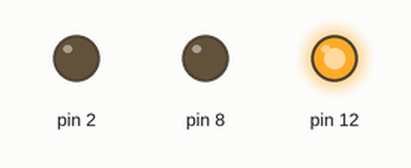
Recording of a sketch running on a simulated Arduino Uno, built with avr-gcc and run on an emulated ATmega328P. Parts: output pins drawn as LEDs (lit = HIGH).

Above: at 0.5 s.
At 2.2 s:
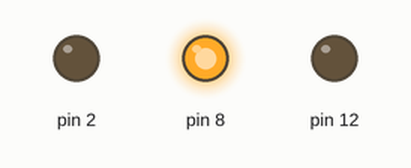
At 4.9 s:
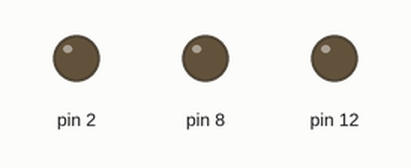
At 6.5 s:
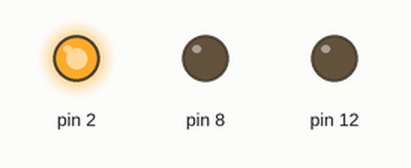
Timing chart, 0 to 7.8 s (numbered marks = the images above):
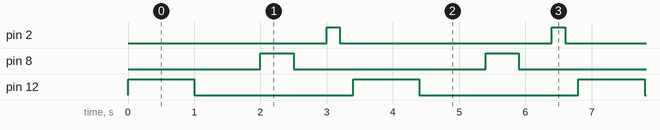

Measured:
- by itself, pin 2: alternates HIGH for 0.20 s and LOW for 3.2 s
- by itself, pin 8: alternates HIGH for 0.50 s and LOW for 2.9 s
- by itself, pin 12: alternates HIGH for 1.0 s and LOW for 2.4 s

The sketch:

Breadbord_Usage.ino
```cpp
void setup() {
  // put your setup code here, to run once:

  pinMode(12, OUTPUT);
  pinMode(8, OUTPUT);
  pinMode(2, OUTPUT);
}

void loop() {
  // put your main code here, to run repeatedly:
  digitalWrite(12, HIGH);
  delay(1000);
  digitalWrite(12, LOW);
  delay(1000);

//  For Pin 8

  digitalWrite(8, HIGH);
  delay(500);
  digitalWrite(8, LOW);
  delay(500);

//  For Pin 2
  digitalWrite(2, HIGH);
  delay(200);
  digitalWrite(2, LOW);
  delay(200);


}
```
